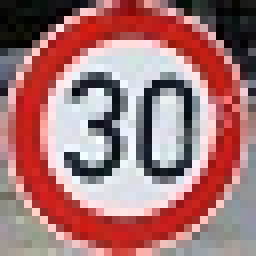
#> input picture web-images/1.jpg, 32 x 32 px (shown 8 times larger); its folder holds only this picture in this run
$ jupyter execute --allow-errors Traffic_Sign_Classifier.ipynb   (shell and % lines are left out)   (older library calls are emulated)
#> lines starting #> are read from the running program, lines starting #| are printed output that depends on the picture
# Self-Driving Car Engineer Nanodegree

## Deep Learning

## Project: Build a Traffic Sign Recognition Classifier

In this notebook, a template is provided for you to implement your functionality in stages, which is required to successfully complete this project. If additional code is required that cannot be included in the notebook, be sure that the Python code is successfully imported and included in your submission if necessary.

> **Note**: Once you have completed all of the code implementations, you need to finalize your work by exporting the iPython Notebook as an HTML document. Before exporting the notebook to html, all of the code cells need to have been run so that reviewers can see the final implementation and output. You can then export the notebook by using the menu above and navigating to  \n",
    "**File -> Download as -> HTML (.html)**. Include the finished document along with this notebook as your submission.

In addition to implementing code, there is a writeup to complete. The writeup should be completed in a separate file, which can be either a markdown file or a pdf document. There is a [write up template](https://github.com/udacity/CarND-Traffic-Sign-Classifier-Project/blob/master/writeup_template.md) that can be used to guide the writing process. Completing the code template and writeup template will cover all of the [rubric points](https://review.udacity.com/#!/rubrics/481/view) for this project.

The [rubric](https://review.udacity.com/#!/rubrics/481/view) contains "Stand Out Suggestions" for enhancing the project beyond the minimum requirements. The stand out suggestions are optional. If you decide to pursue the "stand out suggestions", you can include the code in this Ipython notebook and also discuss the results in the writeup file.

>**Note:** Code and Markdown cells can be executed using the **Shift + Enter** keyboard shortcut. In addition, Markdown cells can be edited by typically double-clicking the cell to enter edit mode.

---
## Step 0: Load The Data

[cell 1]
# Load pickled data
import pickle
import pandas as pd

# TODO: Fill this in based on where you saved the training and testing data

training_file = './traffic-signs-data/train.p'
validation_file= './traffic-signs-data/valid.p'
testing_file = './traffic-signs-data/test.p'
#> (the rest of this cell did not finish here and is left out)

---

## Step 1: Dataset Summary & Exploration

The pickled data is a dictionary with 4 key/value pairs:

- `'features'` is a 4D array containing raw pixel data of the traffic sign images, (num examples, width, height, channels).
- `'labels'` is a 1D array containing the label/class id of the traffic sign. The file `signnames.csv` contains id -> name mappings for each id.
- `'sizes'` is a list containing tuples, (width, height) representing the original width and height the image.
- `'coords'` is a list containing tuples, (x1, y1, x2, y2) representing coordinates of a bounding box around the sign in the image. **THESE COORDINATES ASSUME THE ORIGINAL IMAGE. THE PICKLED DATA CONTAINS RESIZED VERSIONS (32 by 32) OF THESE IMAGES**

Complete the basic data summary below. Use python, numpy and/or pandas methods to calculate the data summary rather than hard coding the results. For example, the [pandas shape method](http://pandas.pydata.org/pandas-docs/stable/generated/pandas.DataFrame.shape.html) might be useful for calculating some of the summary results.

### Provide a Basic Summary of the Data Set Using Python, Numpy and/or Pandas

#> (a cell that did not finish here is left out)

### Include an exploratory visualization of the dataset

Visualize the German Traffic Signs Dataset using the pickled file(s). This is open ended, suggestions include: plotting traffic sign images, plotting the count of each sign, etc.

The [Matplotlib](http://matplotlib.org/) [examples](http://matplotlib.org/examples/index.html) and [gallery](http://matplotlib.org/gallery.html) pages are a great resource for doing visualizations in Python.

**NOTE:** It's recommended you start with something simple first. If you wish to do more, come back to it after you've completed the rest of the sections. It can be interesting to look at the distribution of classes in the training, validation and test set. Is the distribution the same? Are there more examples of some classes than others?

[cell 3]
import matplotlib.pyplot as plt
# Visualizations will be shown in the notebook.

import random

# Plotting images
col = 5
row = 4
f, axes = plt.subplots(row, col, figsize=(20, 15))
#> (the rest of this cell did not finish here and is left out)

----

## Step 2: Design and Test a Model Architecture

Design and implement a deep learning model that learns to recognize traffic signs. Train and test your model on the [German Traffic Sign Dataset](http://benchmark.ini.rub.de/?section=gtsrb&subsection=dataset).

The LeNet-5 implementation shown in the [classroom](https://classroom.udacity.com/nanodegrees/nd013/parts/fbf77062-5703-404e-b60c-95b78b2f3f9e/modules/6df7ae49-c61c-4bb2-a23e-6527e69209ec/lessons/601ae704-1035-4287-8b11-e2c2716217ad/concepts/d4aca031-508f-4e0b-b493-e7b706120f81) at the end of the CNN lesson is a solid starting point. You'll have to change the number of classes and possibly the preprocessing, but aside from that it's plug and play!

With the LeNet-5 solution from the lecture, you should expect a validation set accuracy of about 0.89. To meet specifications, the validation set accuracy will need to be at least 0.93. It is possible to get an even higher accuracy, but 0.93 is the minimum for a successful project submission.

There are various aspects to consider when thinking about this problem:

- Neural network architecture (is the network over or underfitting?)
- Play around preprocessing techniques (normalization, rgb to grayscale, etc)
- Number of examples per label (some have more than others).
- Generate fake data.

Here is an example of a [published baseline model on this problem](http://yann.lecun.com/exdb/publis/pdf/sermanet-ijcnn-11.pdf). It's not required to be familiar with the approach used in the paper but, it's good practice to try to read papers like these.

### Pre-process the Data Set (normalization, grayscale, etc.)

Minimally, the image data should be normalized so that the data has mean zero and equal variance. For image data, `(pixel - 128)/ 128` is a quick way to approximately normalize the data and can be used in this project.

Other pre-processing steps are optional. You can try different techniques to see if it improves performance.

Use the code cell (or multiple code cells, if necessary) to implement the first step of your project.

[cell 4]
### Preprocess the data.
import cv2
import numpy as np

## Applying histogram equalization technique to correct image exposure
# Method is documented on the following link
# https://docs.opencv.org/3.1.0/d5/daf/tutorial_py_histogram_equalization.html
def equalize_img(img):

    # conver to LAB color space
    lab= cv2.cvtColor(img, cv2.COLOR_RGB2LAB)
#> lab: shape (32, 32, 3); mean of channels 0, 1, 2 139.7, 147.3, 139.3
    # extract to different channels
    l, a, b = cv2.split(lab)
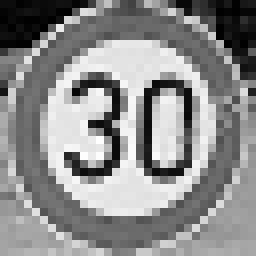
#> l: shape (32, 32) (shown 8 times larger); min 0, max 253, mean 139.7
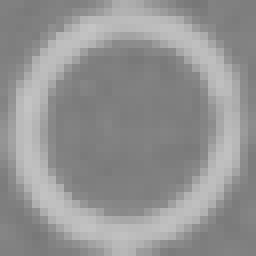
#> a: shape (32, 32) (shown 8 times larger); min 119, max 196, mean 147.3
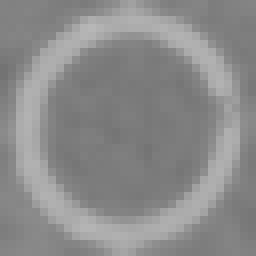
#> b: shape (32, 32) (shown 8 times larger); min 115, max 183, mean 139.3

    # apply CLAHE to L-channel
    clahe = cv2.createCLAHE(clipLimit=3.0, tileGridSize=(6,6))
    cl = clahe.apply(l)
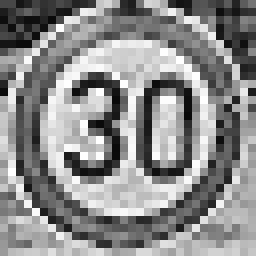
#> cl: shape (32, 32) (shown 8 times larger); min 9, max 255, mean 139.9
    ca = a
    cb = b

    # combine all channels
    limg = cv2.merge((cl, ca, cb))
#> limg: shape (32, 32, 3); mean of channels 0, 1, 2 139.9, 147.3, 139.3

    # convert back to RGB color space
    final = cv2.cvtColor(limg, cv2.COLOR_LAB2RGB)
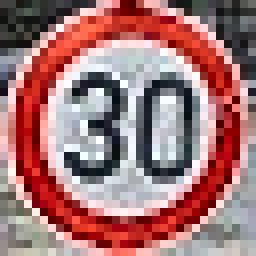
#> final: shape (32, 32, 3) (shown 8 times larger); mean R, G, B 163.6, 116.4, 117.3

    # normalize the image
    final = cv2.normalize(final, None, alpha = 0.0001, beta = 1, norm_type = cv2.NORM_MINMAX, dtype = cv2.CV_32F)
    return final

# apply pre-processing to all the datasets
#> (the rest of this cell did not finish here and is left out)

[cell 5]
### Data exploration and visualization

import random

# Plot images with names
col = 5
row = 4
f, axes = plt.subplots(row, col, figsize=(20, 15))
#> (the rest of this cell did not finish here and is left out)

### Model Architecture

[cell 6]
import tensorflow as tf

EPOCHS = 50
BATCH_SIZE = 210

[cell 7]
from tensorflow.contrib.layers import flatten

# [79 lines left out: function LeNet, not called in this run]

#> (a cell that did not finish here is left out)

[cell 9]
rate = 0.0011
#> (the rest of this cell did not finish here and is left out)

#> (a cell that did not finish here is left out)

### Train, Validate and Test the Model

A validation set can be used to assess how well the model is performing. A low accuracy on the training and validation
sets imply underfitting. A high accuracy on the training set but low accuracy on the validation set implies overfitting.

[cell 11]
## Train your model here.
## Calculate and report the accuracy on the training and validation set.
## Once a final model architecture is selected,
## the accuracy on the test set should be calculated and reported as well.
## Feel free to use as many code cells as needed.

from sklearn.utils import shuffle

#> (the rest of this cell did not finish here and is left out)

---

## Step 3: Test a Model on New Images

To give yourself more insight into how your model is working, download at least five pictures of German traffic signs from the web and use your model to predict the traffic sign type.

You may find `signnames.csv` useful as it contains mappings from the class id (integer) to the actual sign name.

### Load and Output the Images

[cell 12]
## Load the images and plot them here.
## Feel free to use as many code cells as needed.
# https://www.alamy.com/stock-photo-many-traffic-signs-21230108.html
# https://traffic-rules.com/en/germany/traffic-signs
import glob
import os

# get file paths in a list
files = glob.glob('./web-images/*.jpg')

# get image data
web_images = []
[web_images.append(cv2.imread(file)) for file in files]

# pre-process images
X_web = np.array([cv2.cvtColor(g, cv2.COLOR_BGR2RGB) for g in web_images])
X_web_normalized = np.array([equalize_img(x) for x in X_web])

# Get sign labels from image primary names
y_web = [int(os.path.basename(file).split('.')[0]) for file in files]

# Get sign names of web images
#> (the rest of this cell did not finish here and is left out)

### Predict the Sign Type for Each Image

[cell 13]
### Run the predictions here and use the model to output the prediction for each image.
### Make sure to pre-process the images with the same pre-processing pipeline used earlier.
### Feel free to use as many code cells as needed.

# reset tensorflow graph
tf.reset_default_graph()
#> (this line was passed over: tensorflow is not available in this run)


#> (the rest of this cell did not finish here and is left out)

### Analyze Performance

[cell 14]
### Calculate the accuracy for these 5 new images.
### For example, if the model predicted 1 out of 5 signs correctly, it's 20% accurate on these new images.

tf.reset_default_graph()
#> (this line was passed over: tensorflow is not available in this run)

$ run again, on web-images/24.jpg
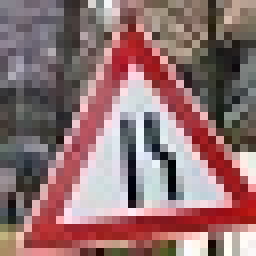
#> input picture web-images/24.jpg, 32 x 32 px (shown 8 times larger)
#> lab: shape (32, 32, 3); mean of channels 0, 1, 2 129.5, 141, 134.5
#> in equalize_img, `l, a, b = cv2.split(lab)`:
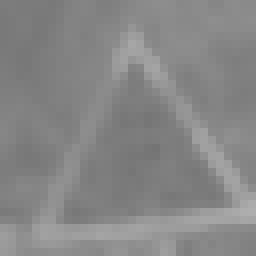
#> b: shape (32, 32) (shown 8 times larger); min 116, max 174, mean 134.5
#> limg: shape (32, 32, 3); mean of channels 0, 1, 2 135.8, 141, 134.5
#> in equalize_img, `final = cv2.cvtColor(limg, cv2.COLOR_LAB2RGB)`:
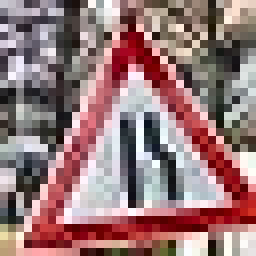
#> final: shape (32, 32, 3) (shown 8 times larger); mean R, G, B 151.3, 119.8, 120.7

$ run again, on web-images/25.jpg
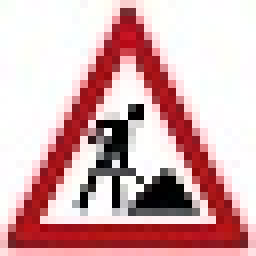
#> input picture web-images/25.jpg, 32 x 32 px (shown 8 times larger)
#> lab: shape (32, 32, 3); mean of channels 0, 1, 2 192.3, 143.5, 137
#> in equalize_img, `l, a, b = cv2.split(lab)`:
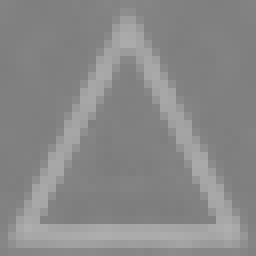
#> b: shape (32, 32) (shown 8 times larger); min 125, max 174, mean 137
#> limg: shape (32, 32, 3); mean of channels 0, 1, 2 183.4, 143.5, 137
#> in equalize_img, `final = cv2.cvtColor(limg, cv2.COLOR_LAB2RGB)`:
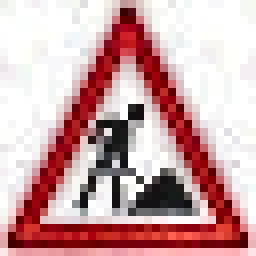
#> final: shape (32, 32, 3) (shown 8 times larger); mean R, G, B 204.3, 165.3, 166.8
